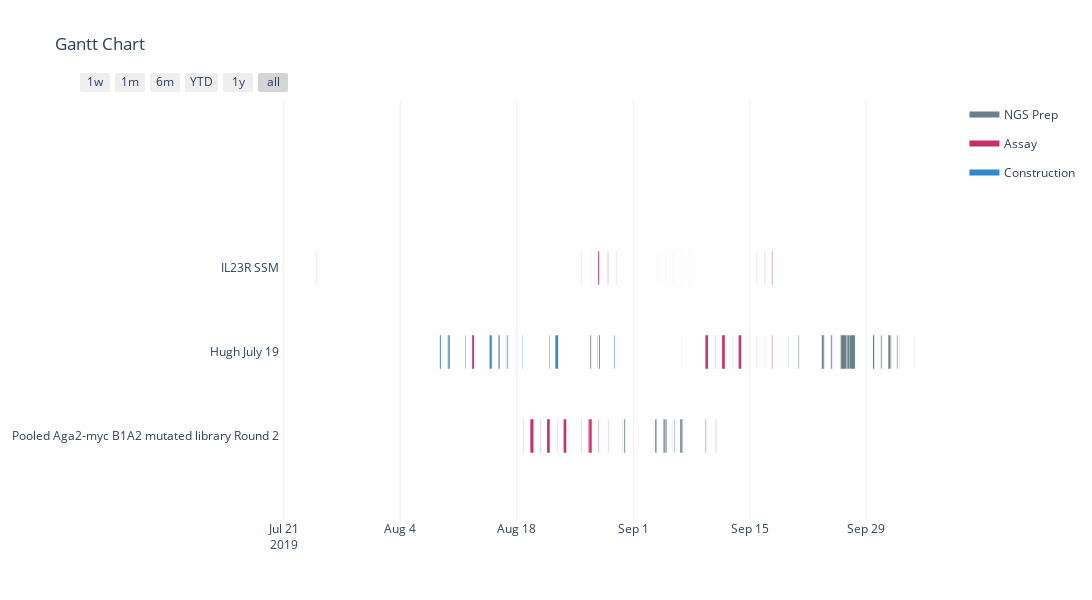

The cell this chart's notebook holds for it:
### Code cell
gantt_df = sorted(gantt_df, key=lambda x: x["Start"], reverse=False)

fig = ff.create_gantt(gantt_df, colors=colors, show_colorbar=True, index_col='Resource', 
                      height=600, width=1600, group_tasks=True, showgrid_x=True, showgrid_y=False)
                      
fig.update_layout(template="plotly_white")
fig.show()
